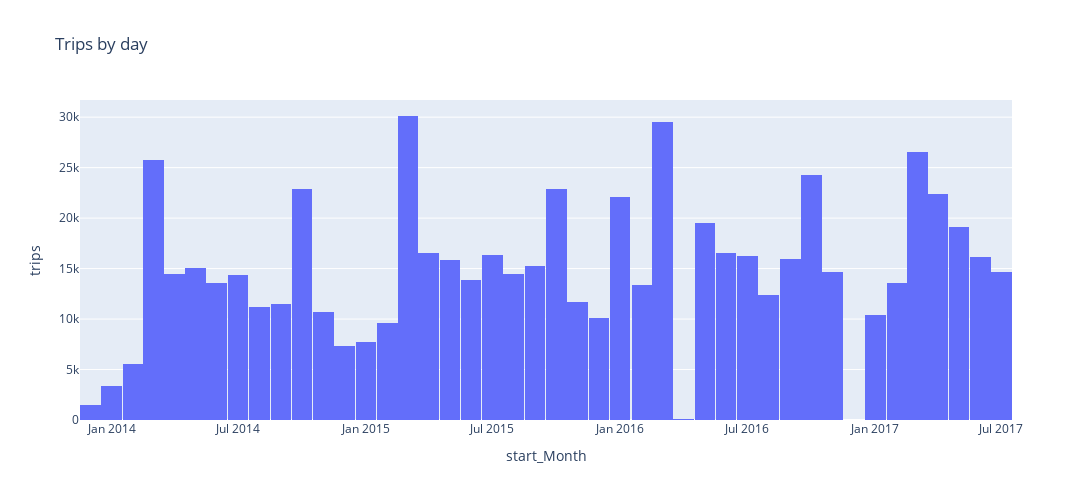

Notebook cell for this chart:
### Code cell
get_histogram(df_trips_day, x="start_Month", y = "trips", title="Trips by day", x_title="start_Month", y_title="trips")

### Figure 1 — Plotly figure (JSON) as saved in the notebook; plotly's stock layout.template omitted (floating-point values rounded to 4 significant figures)
{"data": [{"alignmentgroup": "True", "bingroup": "x", "histfunc": "sum", "hovertemplate": "start_Month=%{x}<br>sum of trips=%{y}<extra></extra>", "legendgroup": "", "marker": {"color": "#636efa", "pattern": {"shape": ""}}, "name": "", "nbinsx": 44, "offsetgroup": "", "orientation": "v", "showlegend": false, "type": "histogram", "x": ["2013-12-01", "2014-01-01", "2014-02-01", "2014-03-01", "2014-04-01", "2014-05-01", "2014-06-01", "2014-07-01", "2014-08-01", "2014-09-01", "2014-10-01", "2014-11-01", "2014-12-01", "2015-01-01", "2015-02-01", "2015-03-01", "2015-04-01", "2015-05-01", "2015-06-01", "2015-07-01", "2015-08-01", "2015-09-01", "2015-10-01", "2015-11-01", "2015-12-01", "2016-01-01", "2016-02-01", "2016-03-01", "2016-04-01", "2016-05-01", "2016-06-01", "2016-07-01", "2016-08-01", "2016-09-01", "2016-10-01", "2016-11-01", "2016-12-01", "2017-01-01", "2017-02-01", "2017-03-01", "2017-04-01", "2017-05-01", "2017-06-01", "2017-07-01"], "xaxis": "x", "y": [1469, 3373, 5519, 25769, 14465, 15078, 13620, 14351, 11146, 11539, 22864, 10702, 7289, 7755, 9561, 30116, 16572, 15840, 13873, 16362, 14493, 15252, 22920, 11701, 10138, 22086, 13354, 29556, 61, 19514, 16556, 16231, 12379, 15977, 24239, 14641, 41, 10421, 13600, 26547, 22392, 19121, 16123, 14625], "yaxis": "y"}], "layout": {"autosize": false, "barmode": "relative", "height": 500, "legend": {"tracegroupgap": 0}, "title": {"text": "Trips by day"}, "width": 1200, "xaxis": {"anchor": "y", "autorange": true, "domain": [0, 1], "range": ["2013-11-16 18:00", "2017-07-16 06:00"], "title": {"text": "start_Month"}, "type": "date"}, "yaxis": {"anchor": "x", "autorange": true, "domain": [0, 1], "range": [0, 31700.0], "title": {"text": "trips"}, "type": "linear"}}}
